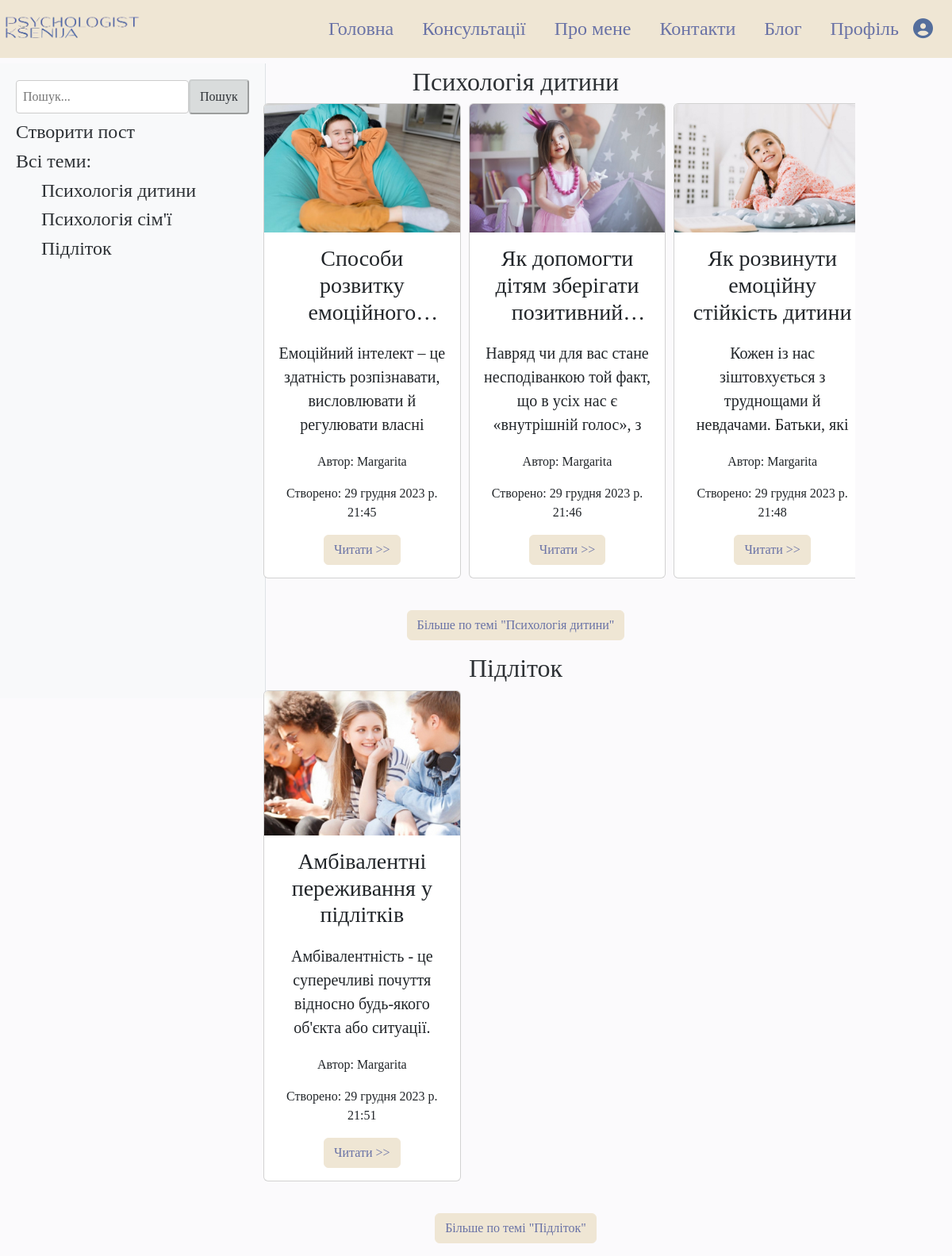
/blog/articles/, run on an earlier commit of the app's database.
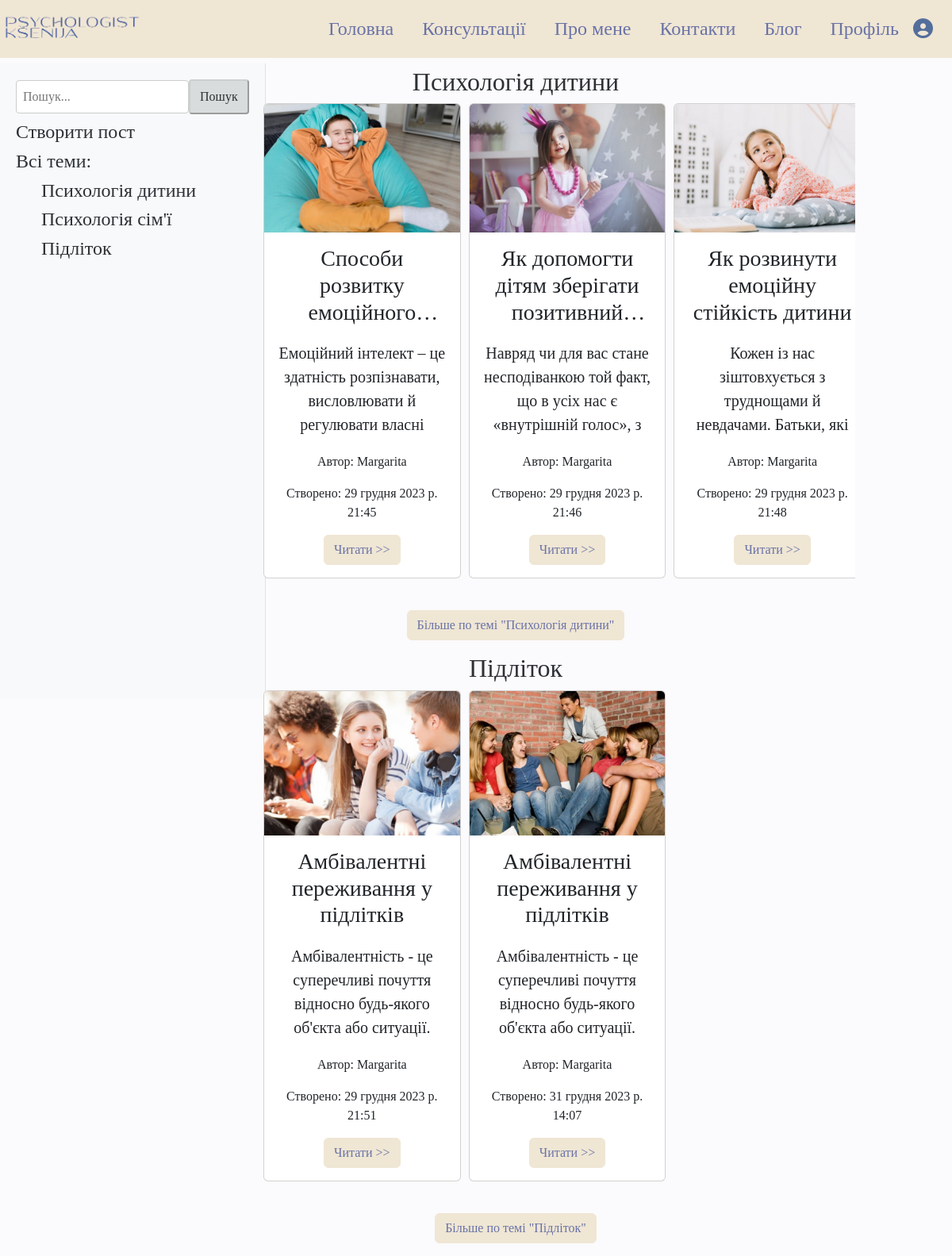
And on a later commit of the database.
### blog/models.py (models this page shows, shortened)
class Category(models.Model):
    name = models.CharField(max_length=50, unique=True)

class Post(models.Model):
    title = models.CharField(max_length=255)
    content = models.TextField()
    author = models.ForeignKey(User, on_delete=models.CASCADE)
    created_at = models.DateTimeField(auto_now_add=True)
    category = models.ForeignKey('Category', on_delete=models.CASCADE)
    favorites = models.ManyToManyField(User, related_name='user_favorited_articles', blank=True)
    image = models.ManyToManyField(PostImage, related_name='post_images', blank=True)
    liked_users = models.ManyToManyField(User, through='Like', related_name='user_likes', blank=True)

class PostImage(models.Model):
    post = models.ForeignKey('Post', on_delete=models.CASCADE)
    image = models.ImageField(upload_to='post_images/')

### blog/views.py (the view)
# urls.py: path('blog/articles/', article_list, name='article_list'),
def article_list(request):
    all_categories = Category.objects.all()
    query = request.GET.get('q')  # Получение строки запроса из параметра 'q'
    if query:
        all_posts = Post.objects.filter(title__icontains=query) | Post.objects.filter(content__icontains=query)
    else:
        all_posts = Post.objects.all()
    posts_by_category = {
        category: list(posts)
        for category, posts in groupby(all_posts, key=attrgetter('category'))
    }
    context = {'all_categories': all_categories, 'posts_by_category': posts_by_category, 'query': query}
    return render(request, 'blog/article_list copy 2.html', context)

### blog/templates/blog/article_list copy 2.html (shortened to what this page needs)
{% extends 'main/base.html' %}
{% load static %}
{% block extra_styles %}
    <link rel="stylesheet" type="text/css" href="{% static 'blog/blog_styles.css' %}">
{% endblock %}
{% block content %}
<div class="blog-page">
    <div class="container-fluid mt-4 ms-0 ">
        <div class="row">
            <div class="col-md-2 col-sm-12">
                <div class="side-bar">
                    <div class="search">
                        <form method="get" action="{% url 'article_list' %}">
                            <input type="text" name="q" placeholder="Пошук...">
                            <button type="submit">Пошук</button>
                        </form>
                    </div>
                    <div class="list-of-categories mb-2 mt-2">
                        <a href="{% url 'blog:add_post' %}"><h4>Створити пост</h4></a>
                    </div>
                    <div class="list-of-categories">
                        <a href="{% url 'article_list' %}"><h4>Всі теми:</h4></a>
                    </div>
                    <ul>
                        {% for cat in all_categories %}
                            <li class="list-of-categories {% if cat.id == category.id %}active{% endif %}">
                                <a href="{% url 'blog:category_posts' category_id=cat.id %}"><h4>{{ cat.name }}</h4></a>
                            </li>
                        {% endfor %}
                    </ul>
                </div>
            </div>
            <div class="col-md-9 col-sm-12">
                {% for category, posts in posts_by_category.items %}
                    <h2 class="text-center">{{ category.name }}</h2>
                    <div class="carousel-container ">
                        {% for post in posts %}
                            <div class="col-md-4 mb-4">
                                <div class="card">
                                    <img src="{% if post.image.all %}{{ post.image.first.image }}{% else %}{% static 'path/to/default/image.jpg' %}{% endif %}" class="card-img-top" alt="Image">
                                    <div class="card-body text-center">
                                        <h3 class="card-title">{{ post.title }}</h3>
                                        <p class="card-text text-h5">{{ post.content|truncatewords:25 }}</p>
                                        <p class="card-text text-author">Автор: {{ post.author.username }}</p>
                                        <p class="card-text">Створено: {{ post.created_at }}</p>
                                        <a href="{% url 'blog:article_detail' post.id %}" class="btn btn-primary  btn-custom">Читати >></a>
                                    </div>
                                </div>
                            </div>
                        {% endfor %}
                    </div>
                    <div class="text-center mt-3 mb-3">
                        <a href="{% url 'blog:category_posts' category.id %}" class="btn btn-primary  btn-custom">Більше по темі "{{ category.name }}"</a>
                    </div>
                {% endfor %}
            </div>
        </div>
    </div>
</div>
{% endblock %}

### main/templates/main/base.html (shortened to what this page needs)
<!DOCTYPE html>
<html lang="en">
<head>
    {% load static %}
    <link href="https://cdn.jsdelivr.net/npm/bootstrap@5.3.2/dist/css/bootstrap.min.css" rel="stylesheet">
    {% block extra_styles %}{% endblock %}
    <link rel="stylesheet" href="{% static 'style.css' %}">
</head>
<body>
    <div class="container-fluid-lg">
        <nav class="navbar navbar-expand-md navbar-light">
            <a class="navbar-brand" href="/" title="Homepage">
                <img src="{% static 'main/logoNav.png' %}" class="logo d-none d-md-block" alt="Ksenija's logo">
            </a>
            <div class="collapse navbar-collapse me-4" id="navbarNav">
                <ul class="navbar-nav ms-auto">
                    <li class="nav-item">
                        <a class="nav-link" href="/" >Головна</a>
                    </li>
                    <li class="nav-item">
                        <a class="nav-link" href="{% url 'works' %}" title="Консультації психолога">Консультації</a>
                    </li>
                    <li class="nav-item">
                        <a class="nav-link" href="{% url 'about' %}" title="Про мене">Про мене</a>
                    </li>
                    <li class="nav-item">
                        <a class="nav-link" href="{% url 'contact' %}" title="Контакти">Контакти</a>
                    </li>
                    <li class="nav-item">
                        <a class="nav-link" href="{% url 'article_list' %}" title="blog">Блог</a>
                    </li>
                    <li class="nav-item">
                        <a class="nav-link" href="{% url 'view_profile' %}" title="profiles">Профіль</a>
                    </li>
                    <li class="nav-item">
                        <a class="navbar-brand" href="{% url 'auth' %}" title="Вхід">
                            <i class="fa-solid fa-circle-user fa-lg fa-color"></i>
                        </a>
                    </li>
                    </ul>
            </div>
        </nav>
        <div class="containerfluid-lg">
            {% block content %}{% endblock %}
        </div>
    </div>
</body>
</html>

### blog/static/blog/blog_styles.css (style rules this page uses)
:root { --primary-color: #b8bcb753; --button-color: #606a5c8f; --hover-color: #c3c6c695; --secondary-color: #fbfafc; --box-shadow: 0 5px 10px rgba(53, 52, 52, 0.159); --border-color: #1c073843; --text-color: #6972a6; --background-color: #fbfafc; --form-background: #e9edf561; --font-family: 'Cormorant Garamond', serif; --article-background: #f7f6f361; --article-text-color: #2d3135; --navbar-color-base: #efe6d4; }
p.card-text { margin-top: 1em; }
.side-bar { position: fixed; top: 5em; left: 0; height: 100vh; overflow-y: auto; padding: 20px; background-color: #f8f9fa; border-right: 1px solid #dee2e6; font-family: var(--font-family); }
.navbar { position: fixed; top: 0; width: 100%; z-index: 1000; }
.card-img-top { max-width: 100%; max-height: 200px; object-fit: cover; }
.btn-custom { background-color: var(--navbar-color-base); border-color: var(--navbar-color-base); color: var(--text-color); }
.list-of-categories { list-style-type: none; padding: 0; font-family: var(--font-family); }
.list-of-categories a { text-decoration: none; color: var(--article-text-color); font-size: 16px; }
.text-h5 { font-size: 20px; }
.text-author { font-size: 16px; }

### main/static/style.css (style rules this page uses)
.logo { width: 180px; height: auto; margin: 0; padding: 0; }
body { margin: 0; padding: 0; background-color: #fbfafc; margin-left: 0; font-family: 'Cormorant Garamond', serif; }
h1, h2, h3 { color: #2d3135; font-family: 'Cormorant Garamond', serif; }
.navbar { background-color: #efe6d4; transition: all 100ms ease-in-out; }
.nav-link { color: #6972a6; font-size: 24px; }
.fa-color { color: #546e9c; }
.navbar-nav { display: flex; align-items: center; }
.navbar-nav .nav-link { margin: 0 10px; }
.navbar-nav .navbar-brand { margin-left: auto; margin-right: auto; }

What changed in the data, as far as the page shows it:
added Post: image.first.image (picture), title "Амбівалентні переживання у підлітків", content "Амбівалентність - це суперечливі почуття відносно будь-якого об'єкта або ситуації.…", author.username "Margarita", created_at "31 грудня 2023 р. 14:07", shown under Category "Підліток"
